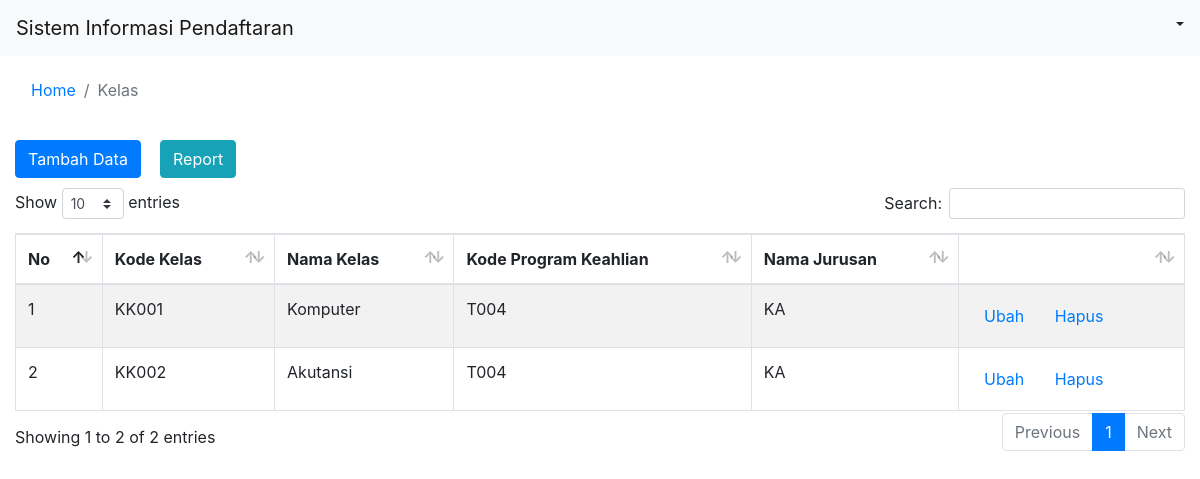
The page /index.php/kelas on the database its author committed.
### tables this page shows
CREATE TABLE `kelas` (
  `KODE_KELAS` varchar(10) NOT NULL,
  `NAMA_KELAS` varchar(10) DEFAULT NULL,
  `NAMA_JURUSAN` varchar(30) DEFAULT NULL,
  `KODE_PROGRAM_KEAHLIAN` varchar(30) DEFAULT NULL
);

### application/controllers/Kelas.php (called while the page is built, shortened)
<?php
class Kelas extends CI_Controller{
	function __construct(){
		$this->load->library('pdftc');
		$this->load->model('MJurusan');
		$this->load->model('MFormPendaftaran');
		$this->load->model('MKelas');
		$this->load->helper('url');
		$this->load->library('session');
	}
	function index(){
		$data['data'] = $this->MKelas->getAll()->result();
		$data['kodeProgramKeahlian'] = $this->MJurusan->getDistinct()->result();
		$this->load->view('header');
		$this->load->view('kelas_home', $data);
		$this->load->view('footer');
	}
}

### index.php (called while the page is built, shortened)
<?php
require_once BASEPATH.'core/CodeIgniter.php';

### application/models/MKelas.php (called while the page is built, shortened)
<?php
class MKelas extends CI_Model{
	function getAll(){
		return $this->db->get('kelas');
	}
}

### application/models/MJurusan.php (called while the page is built, shortened)
<?php
class MJurusan extends CI_Model{
	function getDistinct(){
		return $this->db->query("select KODE_PROGRAM_KEAHLIAN from jurusan ");
	}
}

### application/views/kelas_home.php (the view, shortened to what this page needs)
<div class="container-fluid">
	<?php
		$this->load->view("breadcrumb");
	?>
	<form target="_blank" method="GET" action="<?php echo base_url(). 'kelas/report'; ?>">
		<div class="row" style="margin-top: 10px">
			<div class="col-2" style="margin: 0; max-width: 160px; padding-right : 0;">
				<button type="button" class="btn btn-primary" data-toggle="modal" data-target="#exampleModal">Tambah Data</button>
			</div>
				<div class="col-1" style="margin: 0; padding: 0">
					<button type="submit" class="btn btn-info">Report</a>
				</div>
			<div class="col-sm-9"></div>
			</form>
		</div>
	<div class="row" style="margin-top: 10px">
		<div class="col-sm">
			<table id="example" class="table table-striped table-bordered" style="width:100%; margin-top: 10px">
		        <thead>
		            <tr>
		                <th>No</th>
		                <th>Kode Kelas</th>
		                <th>Nama Kelas</th>
		                <th>Kode Program Keahlian</th>
		                <th>Nama Jurusan</th>
		                <th></th>
		            </tr>
		        </thead>
		        <tbody>
		        	<?php
						$no = 1;
						foreach($data as $u){
					?>
			            <tr>
			                <td><?=$no++?></td>
			                <td><?=$u->KODE_KELAS?></td>
			                <td><?=$u->NAMA_KELAS?></td>
			                <td><?=$u->KODE_PROGRAM_KEAHLIAN?></td>
			                <td><?=$u->NAMA_JURUSAN?></td>
			                <td>
			                	<a href="<?php echo base_url(). 'kelas/?kodeKelas='.$u->KODE_KELAS; ?>" class="btn btn-link">Ubah</a>
			                	<button onclick="confirmDelete('<?=$u->KODE_KELAS?>')" class="btn btn-link" data-toggle="modal" data-target="#staticBackdrop">Hapus</button>
			                </td>
			            </tr>
		            <?php
						}
					?>
		        </tbody>
		    </table>
		</div>
	</div>

### application/views/header.php (shortened to what this page needs)
<!doctype html>
<html lang="en">
  <head>
	 <link rel="stylesheet" type="text/css" href="<?=base_url('vendor/twbs/bootstrap/dist/css/bootstrap.min.css')?>">
   <link rel="stylesheet" type="text/css" href="<?=base_url('vendor/datatables/DataTables-1.10.22/css/dataTables.bootstrap4.min.css')?>">
   <link rel="stylesheet" type="text/css" href="<?=base_url('vendor/fontawesome/css/all.min.css')?>">
  </head>
  <body>
	<nav class="navbar navbar-light bg-light">
    <a class="navbar-brand" href="#">Sistem Informasi Pendaftaran</a>
    <div class="btn-group">
      <label type="button" class="dropdown-toggle" data-toggle="dropdown" aria-haspopup="true" aria-expanded="false">
      </label>
    </div>
	</nav>

### application/views/breadcrumb.php (shortened to what this page needs)
<div class="row" style="margin-top: 10px">
	<div class="col-sm">
		<ol class="breadcrumb bg-transparent">
		    <li class="breadcrumb-item"><a href="<?php echo base_url(); ?>">Home</a></li>
		    <?php
		    	$currentPage = "";
		    	if($this->uri->segment(1) == "kelas"){
		    		$currentPage = "Kelas";
		    	}
		    ?>
		    <li class="breadcrumb-item active" aria-current="page"><?=$currentPage;?></li>
		</ol>
	</div>
</div>

### application/views/footer.php
  </body>
</html>

### rows shown on the page
kelas: KODE_KELAS "KK001", NAMA_KELAS "Komputer", KODE_PROGRAM_KEAHLIAN "T004", NAMA_JURUSAN "KA"
kelas: KODE_KELAS "KK002", NAMA_KELAS "Akutansi", KODE_PROGRAM_KEAHLIAN "T004", NAMA_JURUSAN "KA"

### other values the page prints
$currentPage "Kelas"
